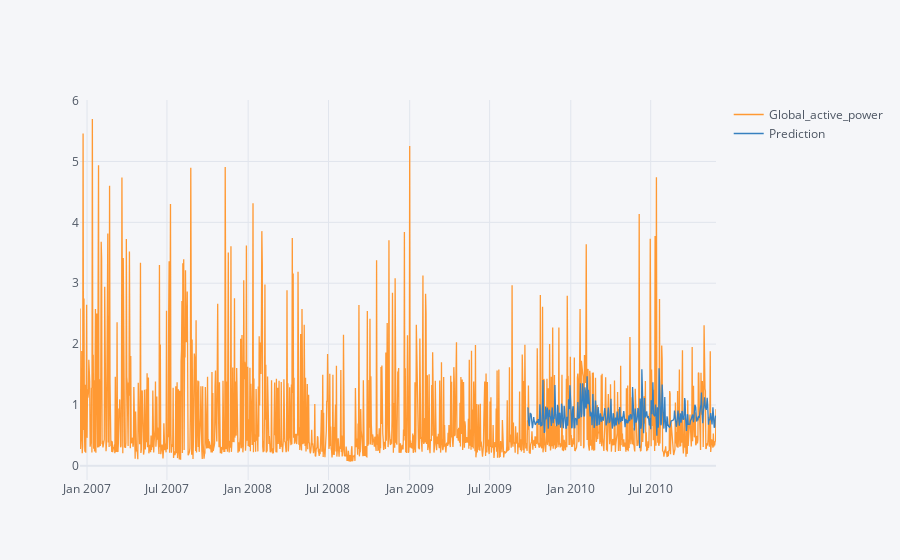

The code cell stored with this chart in its notebook:
### Code cell
# plotting whole dataset with predictions
pd.concat([data,testPredictPlot],axis=1).iplot()

### Figure 1 — Plotly figure (JSON) as saved in the notebook; plotly's stock layout.template omitted (floating-point values rounded to 4 significant figures; data arrays with more than 128 entries replaced by an {"elided": "..."} marker saying what was removed)
{"data": [{"line": {"color": "rgba(255, 153, 51, 1.0)", "dash": "solid", "shape": "linear", "width": 1.3}, "mode": "lines", "name": "Global_active_power", "text": "", "type": "scatter", "x": {"elided": "1427 str values"}, "y": {"elided": "1427 float values"}}, {"line": {"color": "rgba(55, 128, 191, 1.0)", "dash": "solid", "shape": "linear", "width": 1.3}, "mode": "lines", "name": "Prediction", "text": "", "type": "scatter", "x": {"elided": "1427 str values"}, "y": {"elided": "1427 mixed values"}}], "layout": {"legend": {"bgcolor": "#F5F6F9", "font": {"color": "#4D5663"}}, "paper_bgcolor": "#F5F6F9", "plot_bgcolor": "#F5F6F9", "title": {"font": {"color": "#4D5663"}}, "xaxis": {"gridcolor": "#E1E5ED", "showgrid": true, "tickfont": {"color": "#4D5663"}, "title": {"font": {"color": "#4D5663"}, "text": ""}, "zerolinecolor": "#E1E5ED"}, "yaxis": {"gridcolor": "#E1E5ED", "showgrid": true, "tickfont": {"color": "#4D5663"}, "title": {"font": {"color": "#4D5663"}, "text": ""}, "zerolinecolor": "#E1E5ED"}}}
